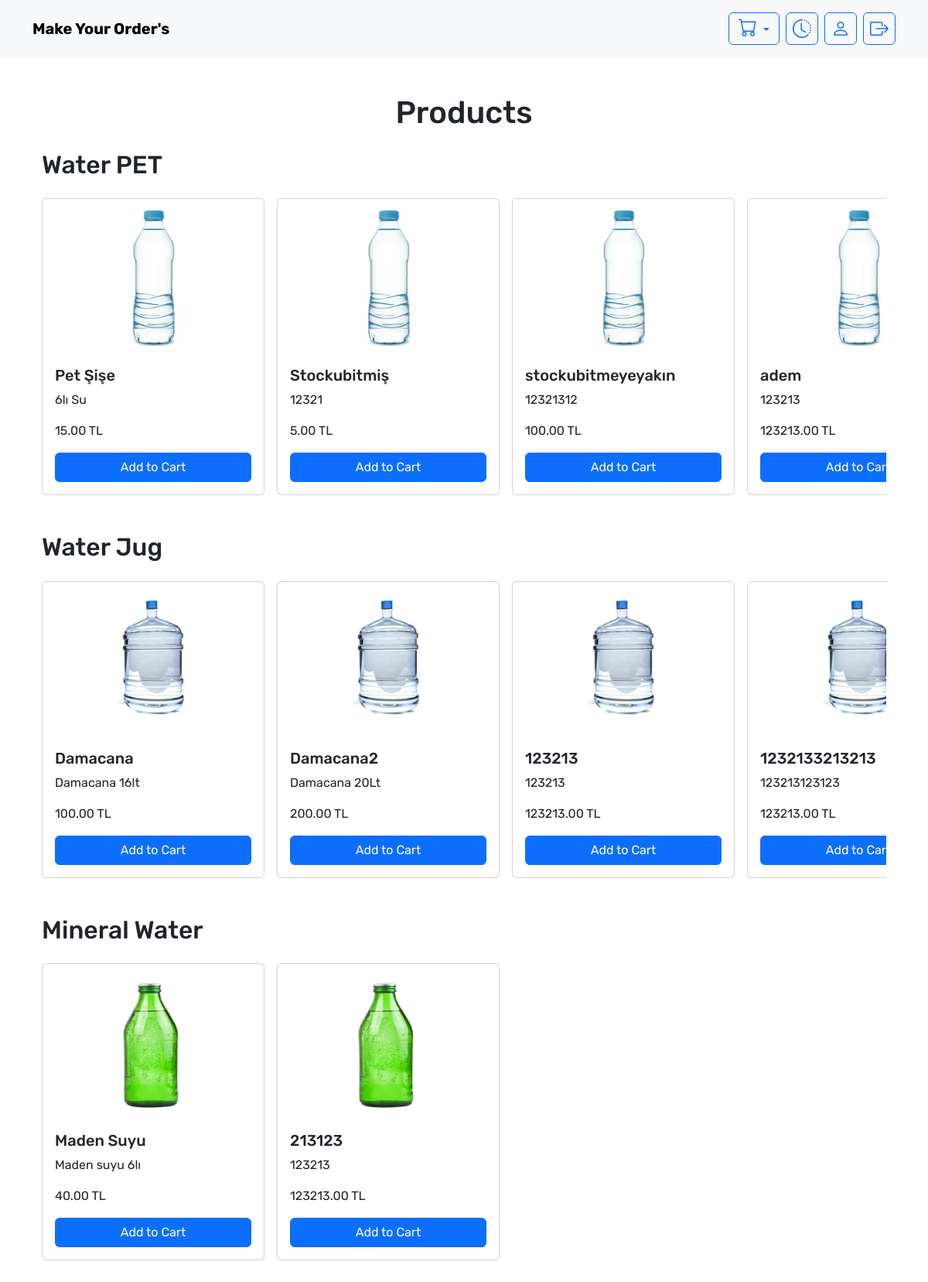
Screenshot of /user_dashboard/ (signed in) with the database file from the repository.
### waterproject/models.py (models this page shows, shortened)
class Category(models.Model):
    name = models.CharField(max_length=100, unique=True)
    description = models.TextField(null=True, blank=True)
    image = models.ImageField(upload_to='categories/', null=True, blank=True)

class Product(models.Model):
    category = models.ForeignKey(Category, on_delete=models.CASCADE, related_name='products')
    name = models.CharField(max_length=100)
    description = models.TextField()
    price = models.DecimalField(max_digits=8, decimal_places=2)
    stock = models.IntegerField(default=0)
    image = models.ImageField(upload_to='products/', null=True, blank=True)

### waterproject/views.py (the view)
# urls.py: path('user_dashboard/', views.user_dashboard, name='user_dashboard'),
@login_required
def user_dashboard(request):
    user = request.user
    orders = Order.objects.filter(user=user).order_by('-created_at')
    categories = Category.objects.all()
    context = {
        'orders': orders,
        'categories': categories,
    }
    return render(request, 'dashboard/user_dashboard.html', context)

### waterproject/templates/dashboard/user_dashboard.html (shortened to what this page needs)
{% extends "dashboardbase.html" %}
{% load static %}
{% block content %}
    <body>
    <header>
        <nav class="navbar navbar-expand-lg navbar-light bg-light py-3">
            <div class="container">
                <a class="navbar-brand" onclick="showTab('order')" href="#">Make Your Order's</a>
                <div class="d-flex ml-auto align-items-center">
                    <div class="dropdown me-2 position-relative">
                        <a href="#" class="btn btn-outline-primary dropdown-toggle" id="dropdownMenuButton"
                           data-bs-toggle="dropdown" aria-expanded="false">
                            <i class="bi bi-cart"></i>
                        </a>
                    </div>
                    <a class="btn btn-outline-primary p-2 me-2" onclick="showTab('last-orders')">
                        <i class="bi bi-clock-history"></i>
                    </a>
                    <a class="btn btn-outline-primary p-2 me-2"
                       onclick="window.location.href='{% url 'profile_view' %}'">
                        <i class="bi bi-person"></i>
                    </a>
                    {% if user.is_authenticated %}
                        <form action="{% url 'logout' %}" method="post" class="mb-0 d-inline" id="logoutForm">
                            <button type="submit" class="btn btn-outline-primary p-2">
                                <i class="bi bi-box-arrow-right"></i>
                            </button>
                        </form>
                    {% endif %}
                </div>
            </div>
        </nav>
    </header>
    <div class="container mt-4">
        <div id="order" class="tab-content">
            <div class="container mt-5">
                <h1 class="text-center mb-4">Products</h1>
                {% for category in categories %}
                    <h2>{{ category.description }}</h2>
                    <div class="position-relative mb-5">
                        <div class="overflow-auto">
                            <div class="d-flex flex-nowrap mt-" id="carousel-{{ category.name }}">
                                {% for product in category.products.all %}
                                    <div class="card me-3 product-card mt-3" data-id="{{ product.id }}"
                                         data-name="{{ product.name }}" data-price="{{ product.price }}"
                                         style="flex: 0 0 auto; width: 18rem;">
                                        {% if product.image %}
                                            <img src="{{ product.image.url }}" class="card-img-top img-fluid"
                                                 alt="{{ product.name }}"
                                                 style="max-height: 200px; object-fit: contain;">
                                        {% endif %}
                                        <div class="card-body d-flex flex-column">
                                            <h5 class="card-title">{{ product.name }}</h5>
                                            <p class="card-text flex-grow-1">{{ product.description }}</p>
                                            <p class="card-text">{{ product.price }} TL</p>
                                            <button class="btn btn-primary mt-auto add-to-cart">Add to Cart</button>
                                        </div>
                                    </div>
                                {% empty %}
                                    <p>There are no products in this category.</p>
                                {% endfor %}
                            </div>
                        </div>
                    </div>
                {% endfor %}
            </div>
        </div>
    </div>
    </body>
{% endblock %}

### static/css/userpage.css (style rules this page uses)
* { font-family: "Rubik"; }
body { margin: 0; }
header { margin-bottom: 20px; }
.navbar-brand { font-weight: bold; }
.btn i { font-size: 24px; }

### rows the page displays
Category: description "Water PET"
Product: image (picture), name "Pet Şişe", description "6lı Su", price "15.00"
Product: image (picture), name "Stockubitmiş", description "12321", price "5.00"
Product: image (picture), name "stockubitmeyeyakın", description "12321312", price "100.00"
Product: image (picture), name "adem", description "123213", price "123213.00"
Category: description "Water Jug"
Product: image (picture), name "Damacana", description "Damacana 16lt", price "100.00"
Product: image (picture), name "Damacana2", description "Damacana 20Lt", price "200.00"
Product: image (picture), name "123213", description "123213", price "123213.00"
Product: image (picture), name "1232133213213", description "123213123123", price "123213.00"
Category: description "Mineral Water"
Product: image (picture), name "Maden Suyu", description "Maden suyu 6lı", price "40.00"
Product: image (picture), name "213123", description "123213", price "123213.00"
